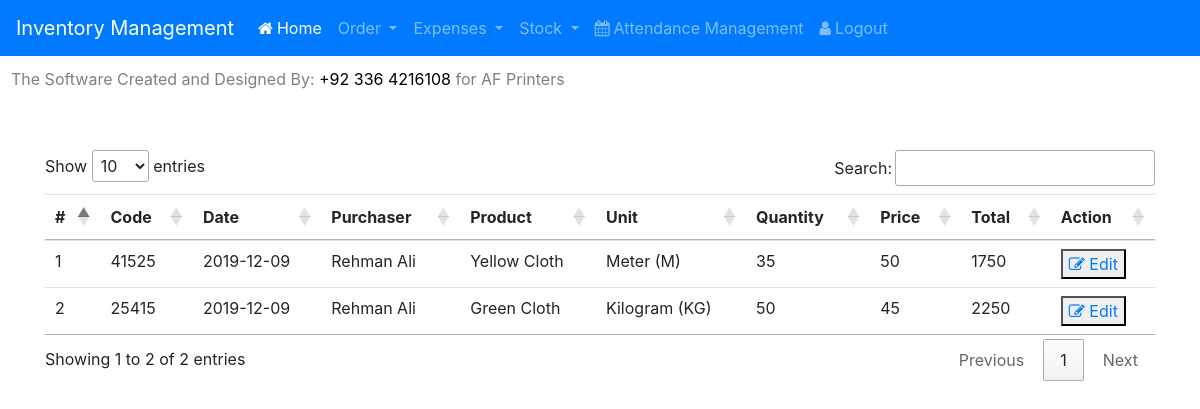
/manage_stock.php (signed in), run on the app's committed database.
### tables this page shows
CREATE TABLE `stock_products_detail` (
  `id` int(11) NOT NULL,
  `date` date NOT NULL,
  `p_code` int(11) NOT NULL,
  `purchaser` varchar(255) NOT NULL,
  `product_name` varchar(255) NOT NULL,
  `unit` varchar(255) NOT NULL,
  `quantity` int(11) NOT NULL,
  `price` int(11) NOT NULL
);

### manage_stock.php (the view, shortened to what this page needs)
<!DOCTYPE html>
<html lang="en">
<head>
    <link rel="stylesheet" type="text/css" href="http://cdn.datatables.net/1.10.20/css/jquery.dataTables.min.css">
    <link rel="stylesheet" type="text/css" href="http://cdn.datatables.net/1.10.20/js/dataTables.bootstrap.min.js">
    <link rel="stylesheet"
        href="https://cdnjs.cloudflare.com/ajax/libs/bootstrap-datepicker/1.6.4/css/bootstrap-datepicker.css">
    <link rel="stylesheet" href="https://maxcdn.bootstrapcdn.com/bootstrap/4.0.0/css/bootstrap.min.css"
>
    <link rel="stylesheet" href="https://stackpath.bootstrapcdn.com/font-awesome/4.7.0/css/font-awesome.min.css">
    <link rel="stylesheet" href="bootstrap/css/bootstrap.min.css">
</head>
<body>
    <?php include_once("./templates/header.php"); ?>
    <br><br>
    <div class="container">
        <table class="table" id="order_data">
            <thead>
                <th>#</th>
                <th>Code</th>
                <th>Date</th>
                <th>Purchaser</th>
                <th>Product</th>
                <th>Unit</th>
                <th>Quantity</th>
                <th>Price</th>
                <th>Total</th>
                <th>Action</th>
            </thead>
            <tbody>
                <?php
            $x = 1;
                $conn = mysqli_connect("localhost","root","","project_af") or die("Error in Connection");
                $query = mysqli_query($conn,"SELECT * FROM stock_products_detail ORDER BY id DESC");
                while($result = mysqli_fetch_array($query)){
                    $stockID = $result['p_code'];
                    $button = '<button><a href="edit_stock.php?&stockID='.$stockID.'" name="stockID"> <i class="fa fa-edit"></i> Edit </a></button>';
                    echo "<tr>
                        <td>".$x."</td>
                        <td>".$result['p_code']."</td>
                        <td>".$result['date']."</td>
                        <td>".$result['purchaser']."</td>
                        <td>".$result['product_name']."</td>
                        <td>".$result['unit']."</td>
                        <td>".$result['quantity']."</td>
                        <td>".$result['price']."</td>
                        <td>".$result['price'] * $result['quantity']."</td>
                        <td>".$button."</td>
                    </tr>";
                    $x++;
                }
            ?>
            </tbody>
        </table>
    </div>
    <br><br>
</body>
</html>

### data on the page
stock_products_detail: p_code "41525", date "2019-12-09", purchaser "Rehman Ali", product_name "Yellow Cloth", unit "Meter (M)", quantity "35", price "50", $result['price'] * $result['quantity'] "1750"
stock_products_detail: p_code "25415", date "2019-12-09", purchaser "Rehman Ali", product_name "Green Cloth", unit "Kilogram (KG)", quantity "50", price "45", $result['price'] * $result['quantity'] "2250"
